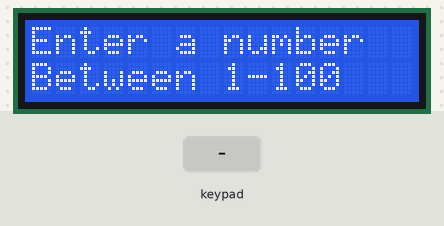
Simulated run of this sketch. Board: Arduino Uno, built with avr-gcc and run on an emulated ATmega328P. On the bench: 16×2 character LCD. Inputs (shaded band) come from the test bench. Random numbers use the default seed unless the sketch sets one; what the sketch prints to the serial monitor is not drawn.

Above: at 4.8 s.
4.9 s: keypad keys 2 3 4 5 # pressed 0.4 s apart
At 7.1 s:
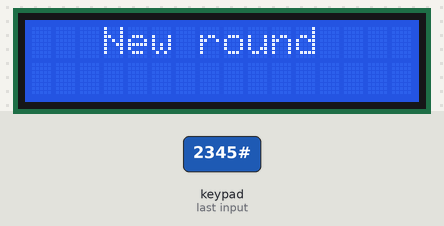
8.4 s: key '1' pressed
At 8.7 s:
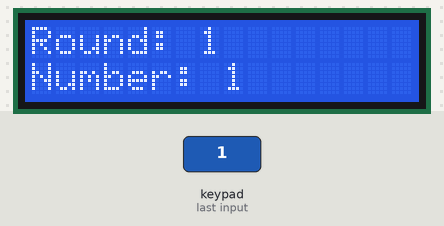
9.9 s: key '#' pressed
At 12.6 s:
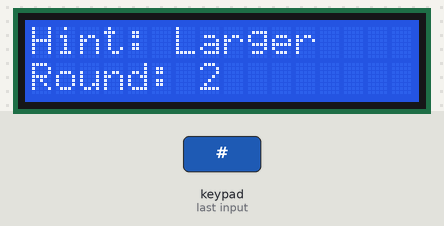
12.9 s: keypad keys 2 3 4 5 * pressed 0.4 s apart
At 15.5 s:
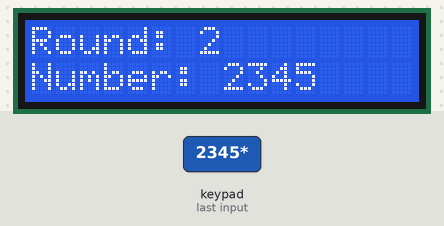
Timing chart, 0 to 17.0 s (numbered marks = the images above; inputs shaded):
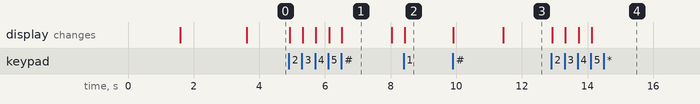

The sketch:

LAB8PROB5.ino
```cpp
//Hot or cold but for numbers
//Enter number from 1-100
//then press # to submit your number that you guessed.
//if round reaches 5, game over

#include <Keypad.h>
#include <Wire.h>
#include <LiquidCrystal_I2C.h>

LiquidCrystal_I2C lcd(0x27, 16, 2);

const byte ROWS = 4;
const byte COLS = 4;
char keys[ROWS][COLS] = {
  {'1', '2', '3', 'A'},
  {'4', '5', '6', 'B'},
  {'7', '8', '9', 'C'},
  {'*', '0', '#', 'D'}
};
byte rowPins[ROWS] = {2, 3, 4, 5};
byte colPins[COLS] = {6, 7, 8, 9};
Keypad keypad = Keypad(makeKeymap(keys), rowPins, colPins, ROWS, COLS);

int randomNumber;
int inputNumber;
String inputString = "";
int playCount = 0;


void setup()
{
  lcd.init();
  lcd.backlight();
  lcd.clear();

  lcd.setCursor(4,0);
  lcd.print("GUESSING");
  lcd.setCursor(6,1);
  lcd.print("GAME");
  delay(1500);
  lcd.clear();

  lcd.setCursor(3,0);
  lcd.print("GAME START");
  delay(2000);

  randomSeed(analogRead(0));
  randomNumber = random(1,100);
  lcd.clear();

  lcd.print("Enter a number");
  lcd.setCursor(0,1);
  lcd.print("Between 1-100");
  Serial.begin(9600);
}

void loop()
{
  char key = keypad.getKey();


  //Display round number and submit the number
  if(key != NO_KEY && key != '#'){
    Serial.print("Round: ");
    Serial.print(playCount);
    Serial.print("   ");
  }

  if(playCount == 0 && key != NO_KEY) {
    randomNumber = random(1,100);
  }

  if(key>47 && key<58 && key != NO_KEY) { //A number is entered
    makeNumber(key);
    Serial.print("Number: ");
    Serial.println(inputNumber);

    if(key == '1' || key == '2' || key == '3' || key == '4' || key == '5' || key == '6' || key == '7' || key == '8' || key == '9' || key == '0'){
      lcd.clear();
      lcd.setCursor(0,0);
      lcd.print("Round: ");
      lcd.print(playCount);
      lcd.setCursor(0,1);
      lcd.print("Number: ");
      lcd.print(inputNumber);
    }
  }

  else if(key == '#' && key != NO_KEY) { //Check input
    Serial.println("New round");
    evaluateInput();
    playCount++;
  }

  if(playCount == 5) {
    playCount = 0;
    lcd.clear();
    lcd.setCursor(4,0);
    lcd.print("GAME OVER");
    delay(2000);

    if(key == '#' && key != NO_KEY){
      randomSeed(analogRead(0));
      randomNumber = random(1,100);
      lcd.clear();
      lcd.print("Enter a number");
      lcd.setCursor(0,1);
      lcd.print("Between 1-100");
    }
  }
}

void makeNumber(char key) {
  inputString += key;
  inputNumber = inputString.toInt();
}

void evaluateInput(){

  if(playCount <= 5){
    lcd.clear();
    lcd.setCursor(3,0);
    lcd.print("New round");
    delay(1500);
    lcd.clear();
  }

  if(randomNumber > inputNumber){
    lcd.print("Hint: Larger");
    lcd.setCursor(0,1);
    lcd.print("Round: ");
    lcd.print(playCount+1);
  } else if(randomNumber < inputNumber){
    lcd.print("Hint: Smaller");
    lcd.setCursor(0,1);
    lcd.print("Round: ");
    lcd.print(playCount+1);
  } else {
    lcd.setCursor(0,0);
    lcd.print("You guessed");
    lcd.setCursor(0,1);
    lcd.print("the number!");
    delay(2000);
    lcd.clear();

    lcd.setCursor(0,0);
    lcd.print("Congratulations!");
    playCount = 0;
  }
  inputString = "";
}
```

Measured:
- after the input at 4.9 s, the display: first changes at once (image 1 shows a later state)
- after the input at 8.4 s, the display: changes at once (image 2)
- after the input at 9.9 s, the display: first changes at once (image 3 shows a later state)
- after the input at 12.9 s, the display: first changes at once (image 4 shows a later state)
- what the display in image 1 shows lasts 1.5 s, from 6.5 s to 8.0 s
